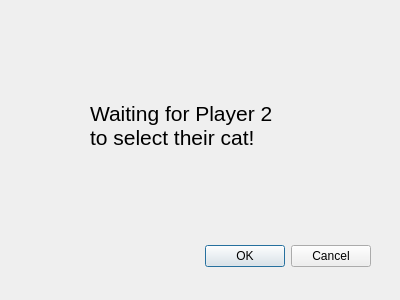
<?xml version="1.0" encoding="UTF-8"?>
<ui version="4.0">
 <class>infoPopupWindow</class>
 <widget class="QDialog" name="infoPopupWindow">
  <property name="geometry">
   <rect>
    <x>0</x>
    <y>0</y>
    <width>400</width>
    <height>300</height>
   </rect>
  </property>
  <property name="windowTitle">
   <string>Dialog</string>
  </property>
  <widget class="QDialogButtonBox" name="buttonBox">
   <property name="geometry">
    <rect>
     <x>30</x>
     <y>240</y>
     <width>341</width>
     <height>32</height>
    </rect>
   </property>
   <property name="orientation">
    <enum>Qt::Orientation::Horizontal</enum>
   </property>
   <property name="standardButtons">
    <set>QDialogButtonBox::StandardButton::Cancel|QDialogButtonBox::StandardButton::Ok</set>
   </property>
  </widget>
  <widget class="QLabel" name="infoText">
   <property name="geometry">
    <rect>
     <x>90</x>
     <y>80</y>
     <width>191</width>
     <height>91</height>
    </rect>
   </property>
   <property name="font">
    <font>
     <pointsize>16</pointsize>
    </font>
   </property>
   <property name="text">
    <string>Waiting for Player 2 
to select their cat!</string>
   </property>
  </widget>
 </widget>
 <resources/>
 <connections>
  <connection>
   <sender>buttonBox</sender>
   <signal>accepted()</signal>
   <receiver>infoPopupWindow</receiver>
   <slot>accept()</slot>
   <hints>
    <hint type="sourcelabel">
     <x>248</x>
     <y>254</y>
    </hint>
    <hint type="destinationlabel">
     <x>157</x>
     <y>274</y>
    </hint>
   </hints>
  </connection>
  <connection>
   <sender>buttonBox</sender>
   <signal>rejected()</signal>
   <receiver>infoPopupWindow</receiver>
   <slot>reject()</slot>
   <hints>
    <hint type="sourcelabel">
     <x>316</x>
     <y>260</y>
    </hint>
    <hint type="destinationlabel">
     <x>286</x>
     <y>274</y>
    </hint>
   </hints>
  </connection>
 </connections>
</ui>
